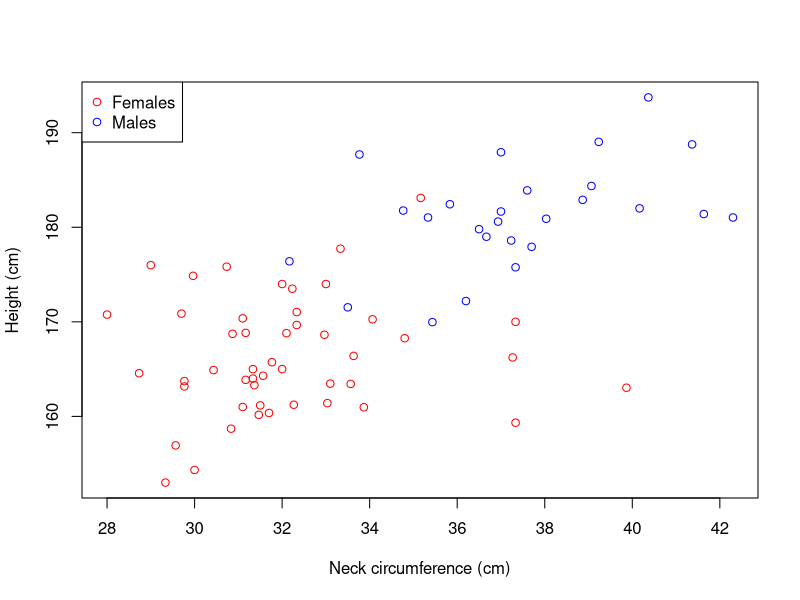
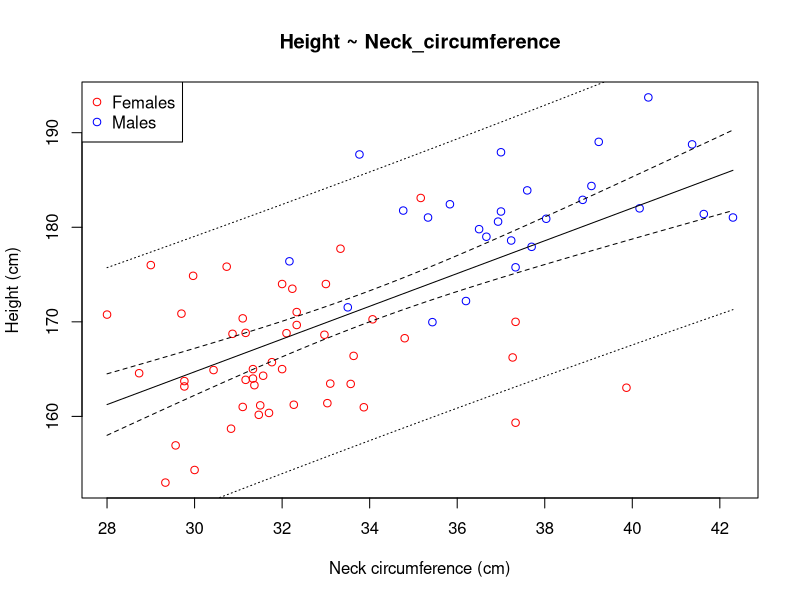
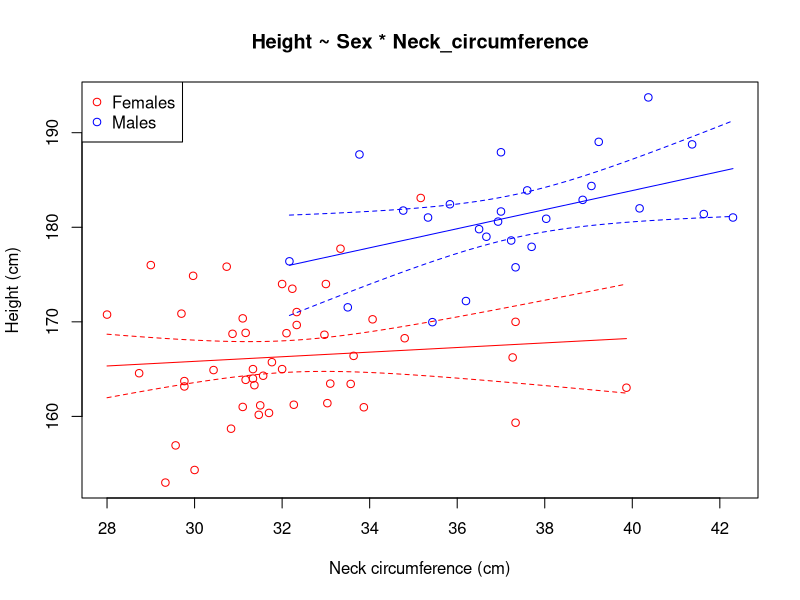
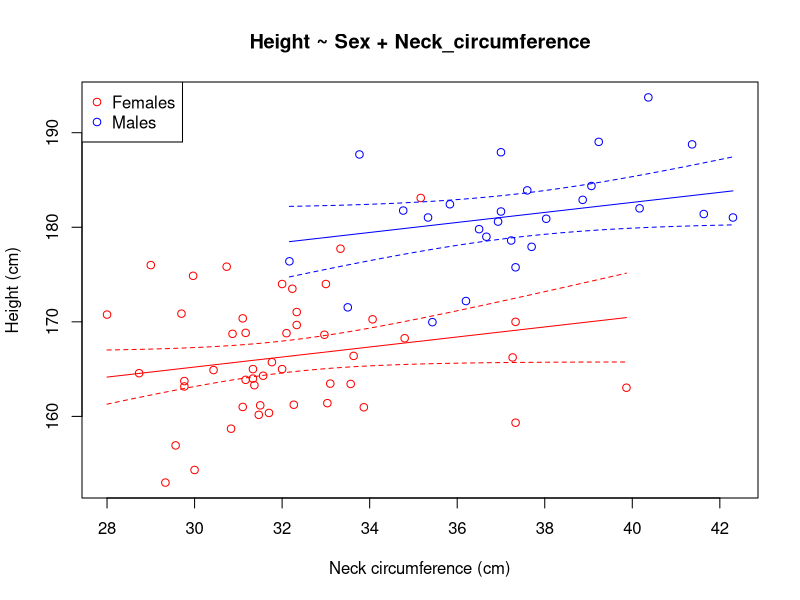
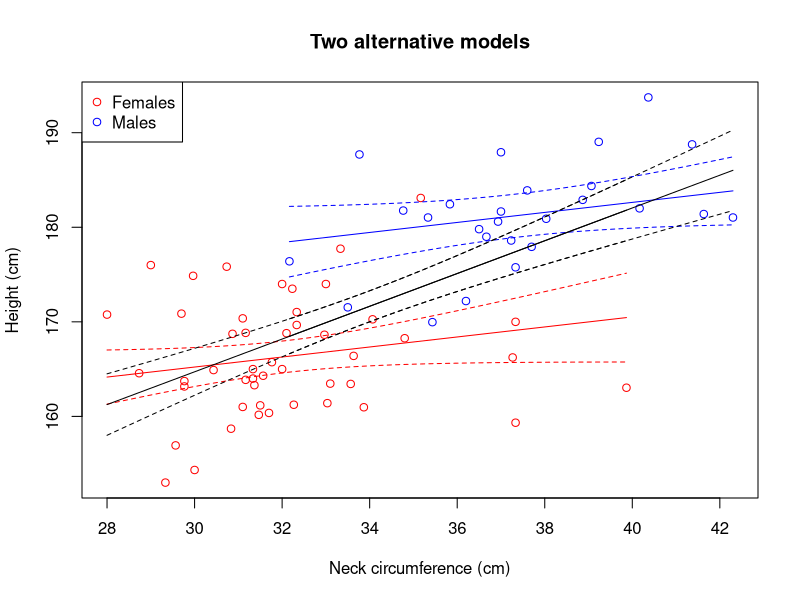
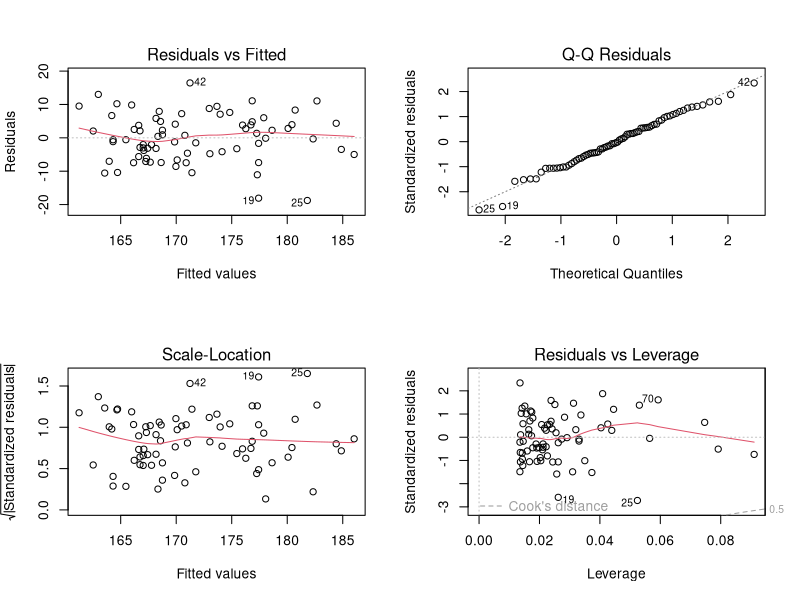
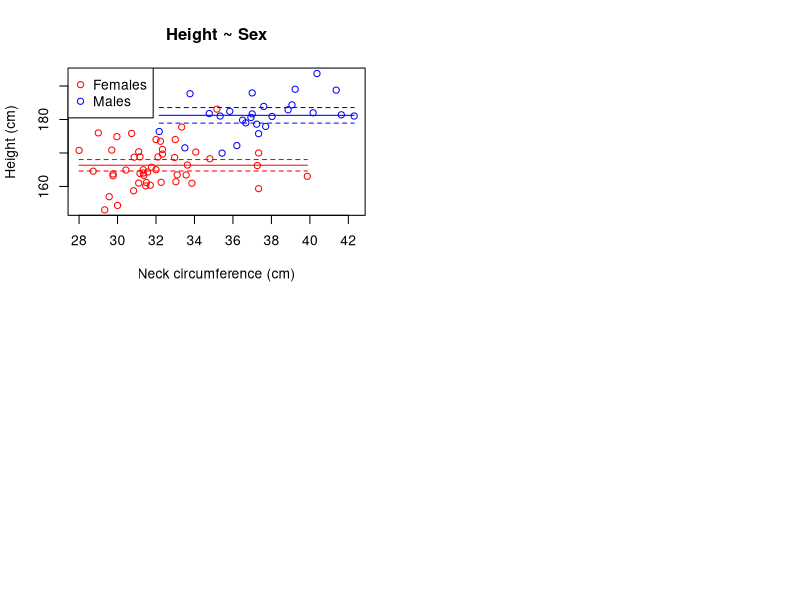

Recreate these plots in R, in order.
## ---- chunk 1
knitr::opts_chunk$set(echo = TRUE)
## ---- chunk 2
student_means = read.csv("student_means.csv", stringsAsFactors = TRUE)
summary(student_means)
## ---- chunk 3
Plot_data = function(){
    plot(student_means$Neck_circumference, student_means$Height,
     col=ifelse(student_means$Sex=="female", "red", "blue"),
     xlab="Neck circumference (cm)",
     ylab = "Height (cm)")
    legend("topleft", legend = c("Females", "Males"), col = c("red", "blue"), pch = 1)
}
Plot_data()
## ---- chunk 4
fit_Neck = lm(Height ~ Neck_circumference, data = student_means)
summary(fit_Neck)
confint(fit_Neck)
## ---- chunk 5
Plot_data()
x_range = range(student_means$Neck_circumference)
pred_data_Neck = data.frame(Neck_circumference = seq(x_range[1], x_range[2], length.out = 50))
pred_ci = predict(fit_Neck, pred_data_Neck, interval = "confidence")
pred_pi = predict(fit_Neck, pred_data_Neck, interval = "prediction")
pred_Neck = cbind(pred_data_Neck, pred_ci, pi_lwr = pred_pi[,"lwr"], pi_upr = pred_pi[,"upr"]  )
with(pred_Neck, lines(Neck_circumference, fit))
with(pred_Neck, lines(Neck_circumference, lwr, lty=2))
with(pred_Neck, lines(Neck_circumference, upr, lty=2))
with(pred_Neck, lines(Neck_circumference, pi_lwr, lty=3))
with(pred_Neck, lines(Neck_circumference, pi_upr, lty=3))
title("Height ~ Neck_circumference")
## ---- chunk 6
fit_Sex_Neck_interaction = lm(Height ~ Sex * Neck_circumference, data = student_means)

Plot_predict = function(fit, newplot = TRUE, col = c("red", "blue")){
    if(newplot) Plot_data()
    x_range_F = range(student_means$Neck_circumference[student_means$Sex=="female"])
    x_range_M = range(student_means$Neck_circumference[student_means$Sex=="male"])
    pred_data_F = data.frame(
        Sex = "female",
        Neck_circumference = seq(x_range_F[1], x_range_F[2], length.out = 50)
        )
    pred_data_M = data.frame(
        Sex = "male",
        Neck_circumference = seq(x_range_M[1], x_range_M[2], length.out = 50)
        )
    pred_data = rbind(pred_data_F, pred_data_M)
    pred_ci = predict(fit, pred_data, interval = "confidence")
    pred = cbind(pred_data, pred_ci)

    lines(fit ~ Neck_circumference, data = pred, subset = Sex=="female", col=col[1])
    lines(lwr ~ Neck_circumference, data = pred, subset = Sex=="female", col=col[1], lty=2)
    lines(upr ~ Neck_circumference, data = pred, subset = Sex=="female", col=col[1], lty=2)

    lines(fit ~ Neck_circumference, data = pred, subset = Sex=="male", col=col[2])
    lines(lwr ~ Neck_circumference, data = pred, subset = Sex=="male", col=col[2], lty=2)
    lines(upr ~ Neck_circumference, data = pred, subset = Sex=="male", col=col[2], lty=2)
}

Plot_predict(fit_Sex_Neck_interaction)
title("Height ~ Sex * Neck_circumference")
## ---- chunk 7
summary(fit_Sex_Neck_interaction)
confint(fit_Sex_Neck_interaction)
## ---- chunk 8
fit_Sex_Neck = lm(Height ~ Sex + Neck_circumference, data = student_means)
Plot_predict(fit_Sex_Neck)
title("Height ~ Sex + Neck_circumference")

summary(fit_Sex_Neck)
confint(fit_Sex_Neck)
## ---- chunk 9
Plot_predict(fit_Sex_Neck)
Plot_predict(fit_Neck, newplot = FALSE, col = c("black", "black"))
title("Two alternative models")
## ---- chunk 10
par(mfrow = c(2,2))
plot(fit_Neck)
## ---- chunk 11
fit_Sex = lm(Height ~ Sex, data = student_means)
Plot_predict(fit_Sex)
title("Height ~ Sex")
## ---- chunk 12
summary(fit_Sex)
confint(fit_Sex)
## ---- chunk 13
(sd_height = sd(student_means$Height[student_means$Sex == "female"]))
(sd_neck = sd(student_means$Neck_circumference[student_means$Sex == "female"]))
2*1.96*sd_neck*confint(fit_Sex_Neck)["Neck_circumference",]
## ---- chunk 14
CI = 2*1.96*sd_neck*confint(fit_Sex_Neck)["Neck_circumference",]
